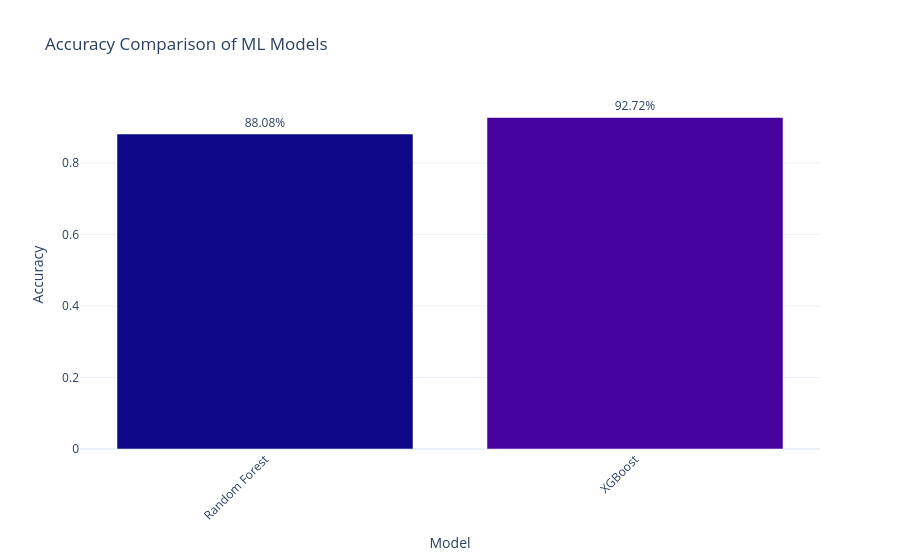

The notebook cell saved with this chart:
### Code cell
# Accuracy Comparison
fig = px.bar(
    results_dynamic_df.reset_index(),
    x='Model',
    y='Accuracy',
    color='Model',
    title='Accuracy Comparison of ML Models',
    text='Accuracy',
    color_discrete_sequence=px.colors.sequential.Plasma
)

fig.update_layout(
    xaxis_title='Model',
    yaxis_title='Accuracy',
    showlegend=False,
    xaxis_tickangle=-45,
    template='plotly_white'
)

fig.update_traces(texttemplate='%{text:.2%}', textposition='outside')
fig.show()

### Figure 1 — Plotly figure (JSON) as saved in the notebook; plotly's stock layout.template omitted (floating-point values rounded to 4 significant figures)
{"data": [{"hovertemplate": "Model=%{x}<br>Accuracy=%{text}<extra></extra>", "legendgroup": "Random Forest", "marker": {"color": "#0d0887", "pattern": {"shape": ""}}, "name": "Random Forest", "orientation": "v", "showlegend": true, "text": [0.8808], "textposition": "outside", "texttemplate": "%{text:.2%}", "type": "bar", "x": ["Random Forest"], "xaxis": "x", "y": [0.8808], "yaxis": "y"}, {"hovertemplate": "Model=%{x}<br>Accuracy=%{text}<extra></extra>", "legendgroup": "XGBoost", "marker": {"color": "#46039f", "pattern": {"shape": ""}}, "name": "XGBoost", "orientation": "v", "showlegend": true, "text": [0.9272], "textposition": "outside", "texttemplate": "%{text:.2%}", "type": "bar", "x": ["XGBoost"], "xaxis": "x", "y": [0.9272], "yaxis": "y"}], "layout": {"barmode": "relative", "legend": {"title": {"text": "Model"}, "tracegroupgap": 0}, "showlegend": false, "title": {"text": "Accuracy Comparison of ML Models"}, "xaxis": {"anchor": "y", "categoryarray": ["Random Forest", "XGBoost"], "categoryorder": "array", "domain": [0, 1], "tickangle": -45, "title": {"text": "Model"}}, "yaxis": {"anchor": "x", "domain": [0, 1], "title": {"text": "Accuracy"}}}}
